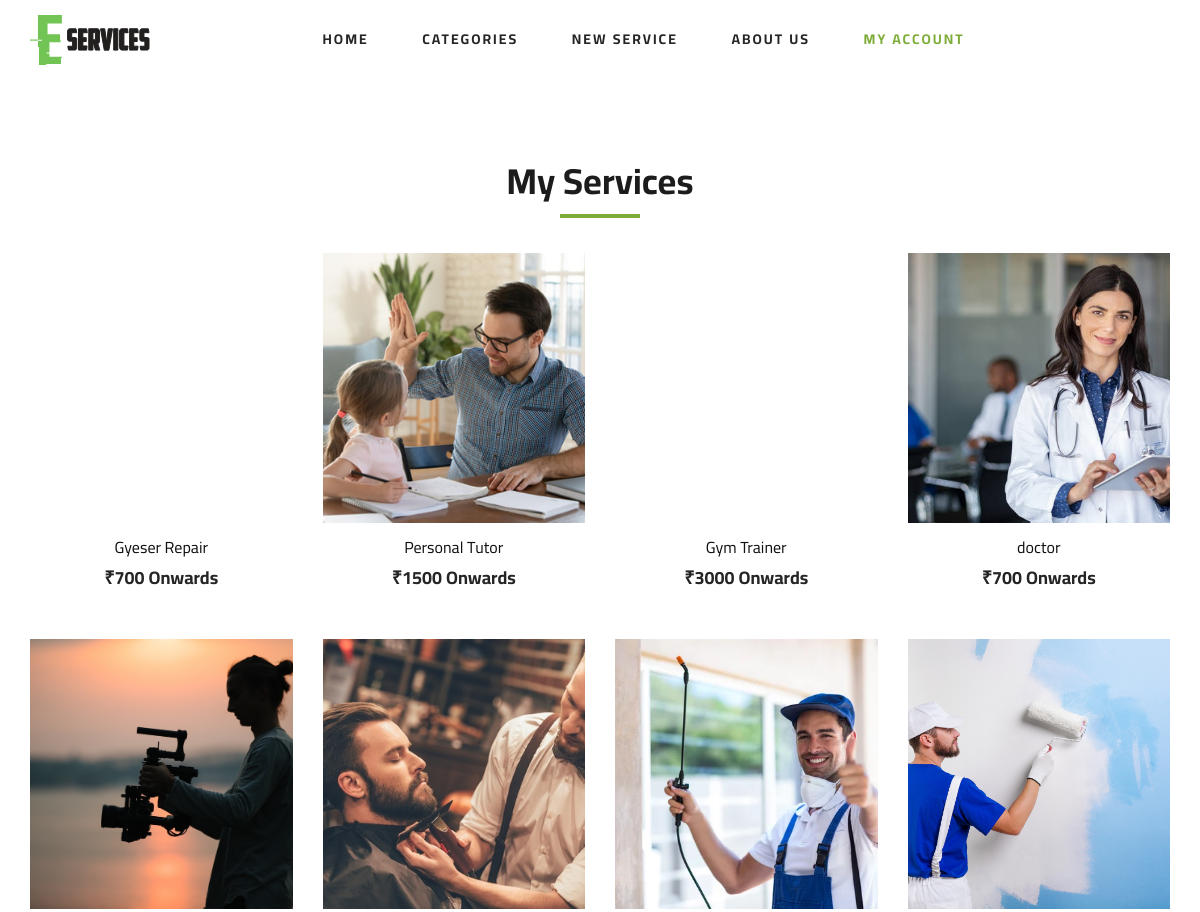
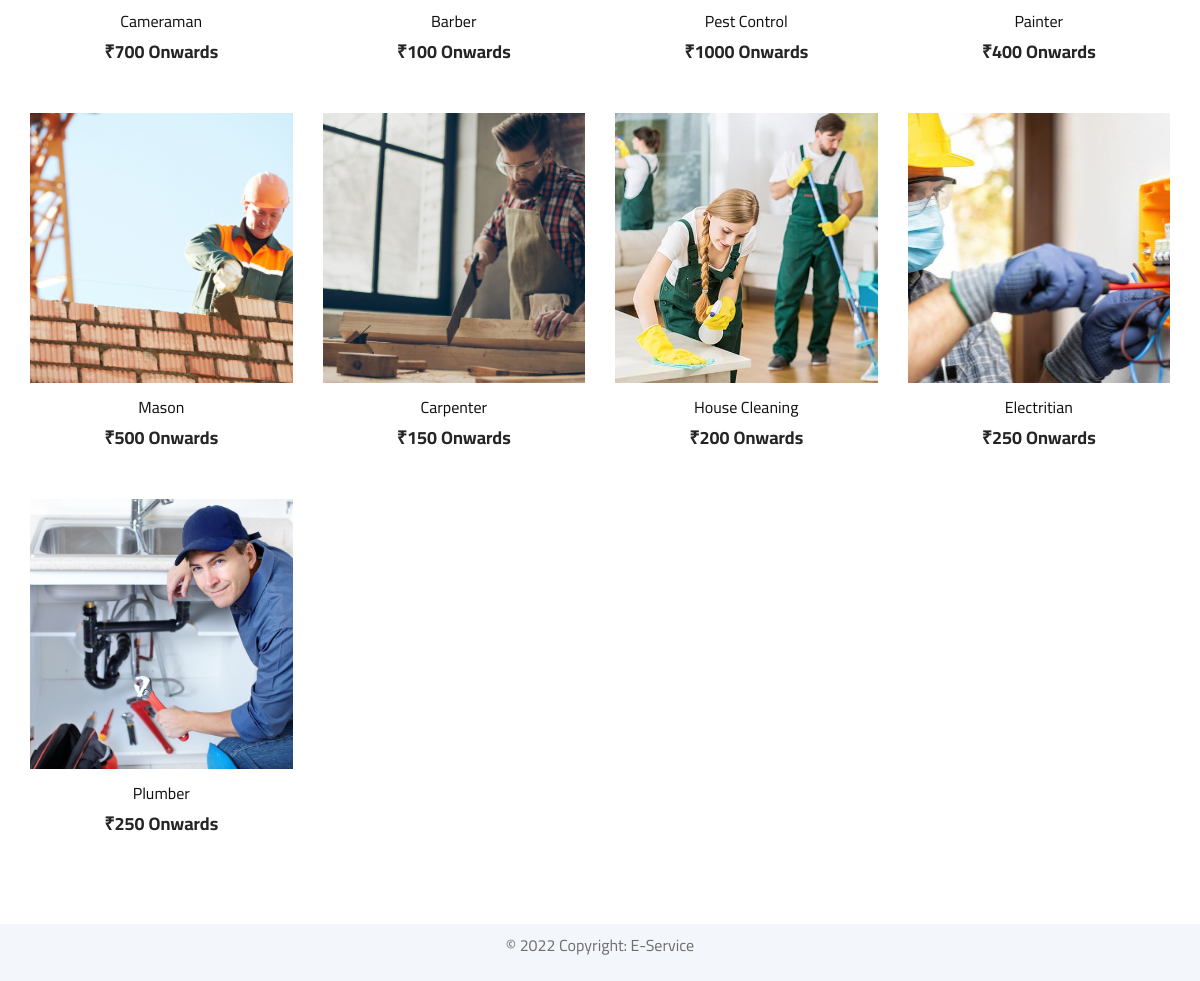
The app's page /myAccount/myServices/ (signed in) with its own data (2 pictures, top to bottom).
### home/models.py (models this page shows)
class user_services(models.Model):
    image = models.ImageField(null=True, upload_to='media/')
    service_name = models.CharField(max_length=40)
    service_charges = models.IntegerField()
    service_description = models.CharField(max_length=500)
    service_rating = models.IntegerField()
    service_category = models.CharField(max_length=40)
    uploaded_by = models.CharField(max_length=40)
    service_long = models.DecimalField(
        max_digits=9, decimal_places=6)
    service_lat = models.DecimalField(
        max_digits=9, decimal_places=6)

### myAccount/views.py (the view)
# urls.py: path('myServices/', myServices),
def myServices(request):
    if request.user.is_authenticated:
        categories = category.objects.all()
        services = user_services.objects.filter(uploaded_by=request.user)
        data = {
            'categories': categories,
            'services': services
        }
        return render(request, 'myServices.html', data)
    else:
        return redirect('/login')

### myAccount/templates/myServices.html (shortened to what this page needs)
{% extends "header_footer.html" %}
{% block content %}
<section class="featured spad">
    <div class="container">
        <div class="row">
            <div class="col-lg-12">
                <div class="section-title">
                    <h2>My Services</h2>
                </div>
            </div>
        </div>
        <div class="row featured__filter">
            {% for service in services reversed %}
            <div class="col-lg-3 col-md-4 col-sm-6 mix {{heading}}">
                <div class="featured__item">
                    <div class="featured__item__pic set-bg" data-setbg="/media/{{service.image}}"
                        style="background-position: center center">
                    </div>
                    <div class="featured__item__text">
                        <h6>{{service.service_name}}</h6>
                        <h5>₹{{service.service_charges}} Onwards</h5>
                    </div>
                </div>
            </div>
            {% endfor %}
        </div>
    </div>
</section>
{% endblock content %}

### static/css/style.css (style rules this page uses)
html, body { height: 100%; font-family: "Cairo", sans-serif; -webkit-font-smoothing: antialiased; font-smoothing: antialiased; }
h1, h2, h3, h4, h5, h6 { margin: 0; color: #111111; font-weight: 400; font-family: "Cairo", sans-serif; }
h2 { font-size: 36px; }
h5 { font-size: 18px; }
h6 { font-size: 16px; }
.section-title { margin-bottom: 50px; text-align: center; }
.section-title h2 { color: #1c1c1c; font-weight: 700; position: relative; }
.section-title h2:after { position: absolute; left: 0; bottom: -15px; right: 0; height: 4px; width: 80px; background: #7fad39; content: ""; margin: 0 auto; }
.set-bg { background-repeat: no-repeat; background-size: cover; background-position: top center; }
.spad { padding-top: 100px; padding-bottom: 100px; }
.featured { padding-top: 80px; padding-bottom: 40px; }
.featured__item { margin-bottom: 50px; }
.featured__item__pic { height: 270px; position: relative; overflow: hidden; background-position: center center; }
.featured__item__text { text-align: center; padding-top: 15px; }
.featured__item__text h6 { margin-bottom: 10px; }
.featured__item__text h5 { color: #252525; font-weight: 700; }
@media only screen and (min-width: 1200px) { .container { max-width: 1170px; } }

### records on screen
user_services: service_name "Gyeser Repair", service_charges "700"
user_services: shows a picture, service_name "Personal Tutor", service_charges "1500"
user_services: service_name "Gym Trainer", service_charges "3000"
user_services: shows a picture, service_name "doctor", service_charges "700"
user_services: shows a picture, service_name "Cameraman", service_charges "700"
user_services: shows a picture, service_name "Barber", service_charges "100"
user_services: shows a picture, service_name "Pest Control", service_charges "1000"
user_services: shows a picture, service_name "Painter", service_charges "400"
user_services: shows a picture, service_name "Mason", service_charges "500"
user_services: shows a picture, service_name "Carpenter", service_charges "150"
user_services: shows a picture, service_name "House Cleaning", service_charges "200"
user_services: shows a picture, service_name "Electritian", service_charges "250"
user_services: shows a picture, service_name "Plumber", service_charges "250"
